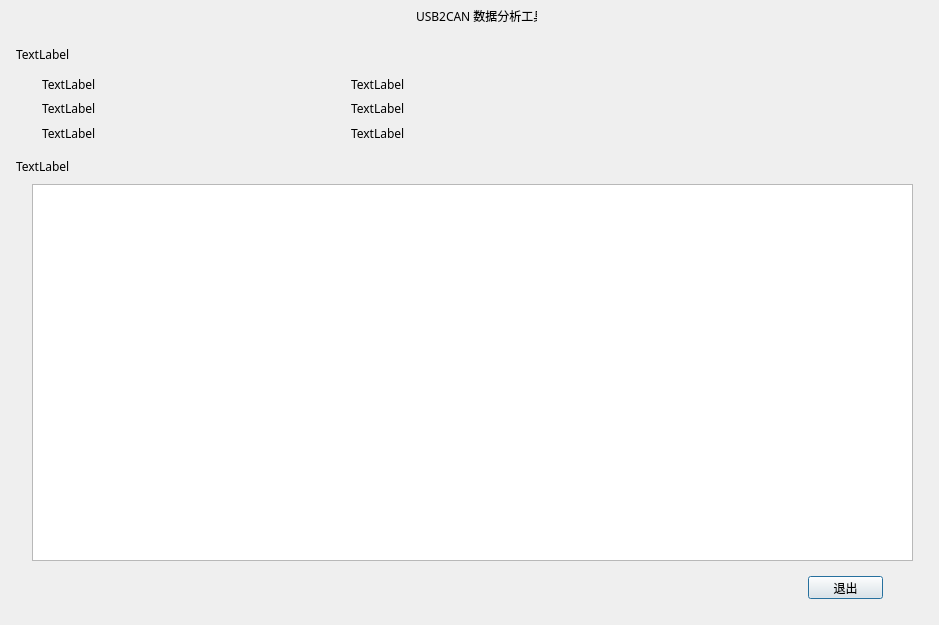
<?xml version="1.0" encoding="UTF-8"?>
<ui version="4.0">
 <class>usb2CanDataAnalTool</class>
 <widget class="QDialog" name="usb2CanDataAnalTool">
  <property name="geometry">
   <rect>
    <x>0</x>
    <y>0</y>
    <width>939</width>
    <height>625</height>
   </rect>
  </property>
  <property name="font">
   <font>
    <family>宋体</family>
   </font>
  </property>
  <property name="windowTitle">
   <string>mainlog</string>
  </property>
  <property name="layoutDirection">
   <enum>Qt::RightToLeft</enum>
  </property>
  <property name="autoFillBackground">
   <bool>false</bool>
  </property>
  <widget class="QPushButton" name="pushButton_closeWin">
   <property name="geometry">
    <rect>
     <x>808</x>
     <y>576</y>
     <width>75</width>
     <height>23</height>
    </rect>
   </property>
   <property name="text">
    <string>退出</string>
   </property>
  </widget>
  <widget class="QLabel" name="label_Title">
   <property name="geometry">
    <rect>
     <x>416</x>
     <y>8</y>
     <width>121</width>
     <height>16</height>
    </rect>
   </property>
   <property name="text">
    <string>USB2CAN 数据分析工具</string>
   </property>
  </widget>
  <widget class="QLabel" name="label_FileInfo">
   <property name="geometry">
    <rect>
     <x>16</x>
     <y>48</y>
     <width>54</width>
     <height>12</height>
    </rect>
   </property>
   <property name="text">
    <string>TextLabel</string>
   </property>
  </widget>
  <widget class="QLabel" name="label_DataTable">
   <property name="geometry">
    <rect>
     <x>16</x>
     <y>160</y>
     <width>54</width>
     <height>12</height>
    </rect>
   </property>
   <property name="text">
    <string>TextLabel</string>
   </property>
  </widget>
  <widget class="QTableWidget" name="table_Widget">
   <property name="geometry">
    <rect>
     <x>32</x>
     <y>184</y>
     <width>881</width>
     <height>377</height>
    </rect>
   </property>
   <property name="layoutDirection">
    <enum>Qt::LeftToRight</enum>
   </property>
   <property name="autoFillBackground">
    <bool>true</bool>
   </property>
  </widget>
  <widget class="QWidget" name="layoutWidget">
   <property name="geometry">
    <rect>
     <x>32</x>
     <y>64</y>
     <width>633</width>
     <height>89</height>
    </rect>
   </property>
   <layout class="QGridLayout" name="gridLayout">
    <item row="2" column="1">
     <widget class="QLabel" name="label_Can1">
      <property name="text">
       <string>TextLabel</string>
      </property>
     </widget>
    </item>
    <item row="3" column="0">
     <widget class="QLabel" name="label_Time">
      <property name="text">
       <string>TextLabel</string>
      </property>
     </widget>
    </item>
    <item row="3" column="1">
     <widget class="QLabel" name="label_Date">
      <property name="text">
       <string>TextLabel</string>
      </property>
     </widget>
    </item>
    <item row="2" column="0">
     <widget class="QLabel" name="label_Can2">
      <property name="text">
       <string>TextLabel</string>
      </property>
     </widget>
    </item>
    <item row="1" column="1">
     <widget class="QLabel" name="label_Name">
      <property name="text">
       <string>TextLabel</string>
      </property>
     </widget>
    </item>
    <item row="1" column="0">
     <widget class="QLabel" name="label_dataNum">
      <property name="text">
       <string>TextLabel</string>
      </property>
     </widget>
    </item>
   </layout>
  </widget>
 </widget>
 <layoutdefault spacing="5" margin="10"/>
 <includes>
  <include location="local">这是一个用于分析USBCAN2.0数据的程序</include>
 </includes>
 <resources/>
 <connections>
  <connection>
   <sender>pushButton_closeWin</sender>
   <signal>released()</signal>
   <receiver>usb2CanDataAnalTool</receiver>
   <slot>close()</slot>
   <hints>
    <hint type="sourcelabel">
     <x>765</x>
     <y>555</y>
    </hint>
    <hint type="destinationlabel">
     <x>434</x>
     <y>299</y>
    </hint>
   </hints>
  </connection>
 </connections>
</ui>
